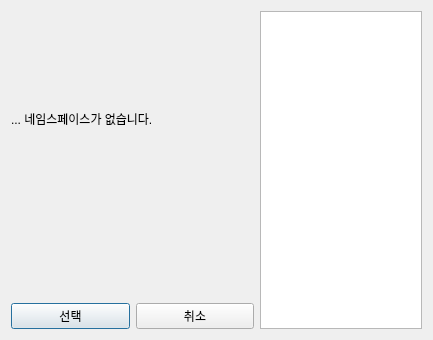
<?xml version="1.0" encoding="UTF-8"?>
<ui version="4.0">
 <class>YTX2New_selNS</class>
 <widget class="QDialog" name="YTX2New_selNS">
  <property name="geometry">
   <rect>
    <x>0</x>
    <y>0</y>
    <width>433</width>
    <height>340</height>
   </rect>
  </property>
  <property name="windowTitle">
   <string>YTX2 - fur</string>
  </property>
  <layout class="QHBoxLayout" name="horizontalLayout" stretch="3,2">
   <item>
    <layout class="QVBoxLayout" name="YTX2New_info_vl" stretch="3,1,1">
     <item>
      <widget class="QLabel" name="YTX2New_msg_lb">
       <property name="text">
        <string>... 네임스페이스가 없습니다.</string>
       </property>
      </widget>
     </item>
     <item>
      <spacer name="verticalSpacer">
       <property name="orientation">
        <enum>Qt::Vertical</enum>
       </property>
       <property name="sizeHint" stdset="0">
        <size>
         <width>20</width>
         <height>40</height>
        </size>
       </property>
      </spacer>
     </item>
     <item>
      <layout class="QHBoxLayout" name="YTX2New_btn_hl">
       <item>
        <widget class="QPushButton" name="YTX2New_ok_btn">
         <property name="text">
          <string>선택</string>
         </property>
        </widget>
       </item>
       <item>
        <widget class="QPushButton" name="YTX2New_cancel_btn">
         <property name="text">
          <string>취소</string>
         </property>
        </widget>
       </item>
      </layout>
     </item>
    </layout>
   </item>
   <item>
    <widget class="QListWidget" name="YTX2New_assetGRP_ns_view_lw"/>
   </item>
  </layout>
 </widget>
 <resources/>
 <connections/>
</ui>
